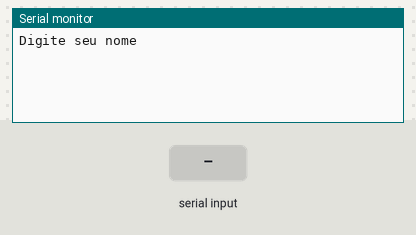
Bench run of a sketch on a simulated Arduino Uno, built with avr-gcc and run on an emulated ATmega328P. Parts: the last lines printed to the serial monitor. The test bench sets the inputs (shaded band).

Above: at 1.2 s.
1.3 s: "90,45\n" received over Serial
At 3.5 s:
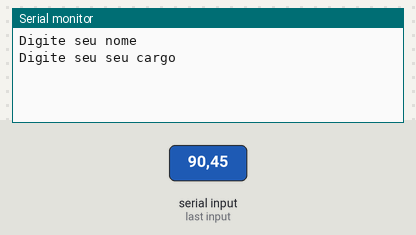
3.8 s: "30,150\n" received over Serial
At 5.5 s:
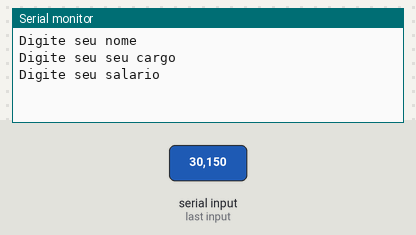
6.3 s: "5\n" received over Serial
At 8.5 s:
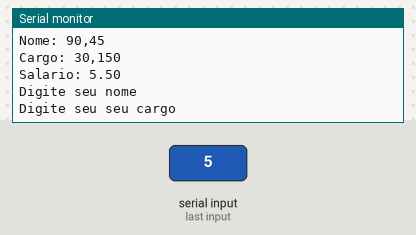

Measured:
- after the input at 1.3 s, the serial monitor: prints a new line after 1.0 s (image 1)
- after the input at 3.8 s, the serial monitor: prints a new line after 1.0 s (image 2)
- after the input at 6.3 s, the serial monitor: prints a new line at once (image 3)

The sketch:

exerc_cio_if_simples_e_composto_011.ino
```cpp
// C++ code
//Variaveis
String nome, cargo;
float salario;
void setup()
{
  Serial.begin(9600);
}

void loop()
{
  //Entrada
  Serial.println ("Digite seu nome");
  while (!Serial.available());
  nome = Serial.readString();

  Serial.println ("Digite seu seu cargo");
  while (!Serial.available());
  cargo = Serial.readString();

  Serial.println ("Digite seu salario");
  while (!Serial.available());
  salario = Serial.parseFloat();

  //Processamento

  if ( salario < 1000){
    salario = salario * 1.10;
  }
  //saida
       Serial.println();
  Serial.println("Nome: " + nome);
  Serial.println("Cargo: " + cargo);
  Serial.println("Salario: " + String(salario));
  Serial.println();
  }

 
```
